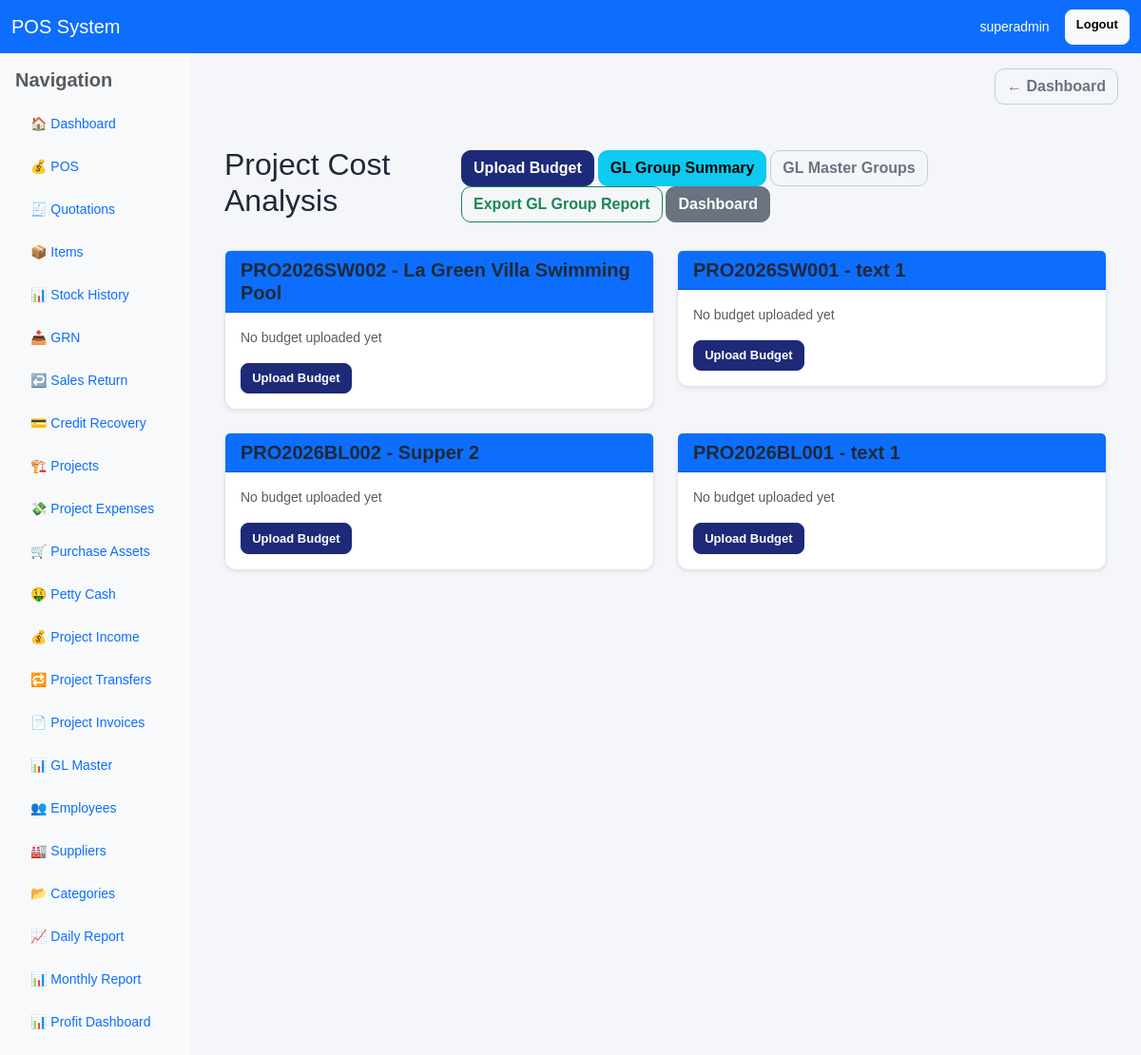
/reports/cost-analysis/ (signed in), run on an earlier commit of the app's database.
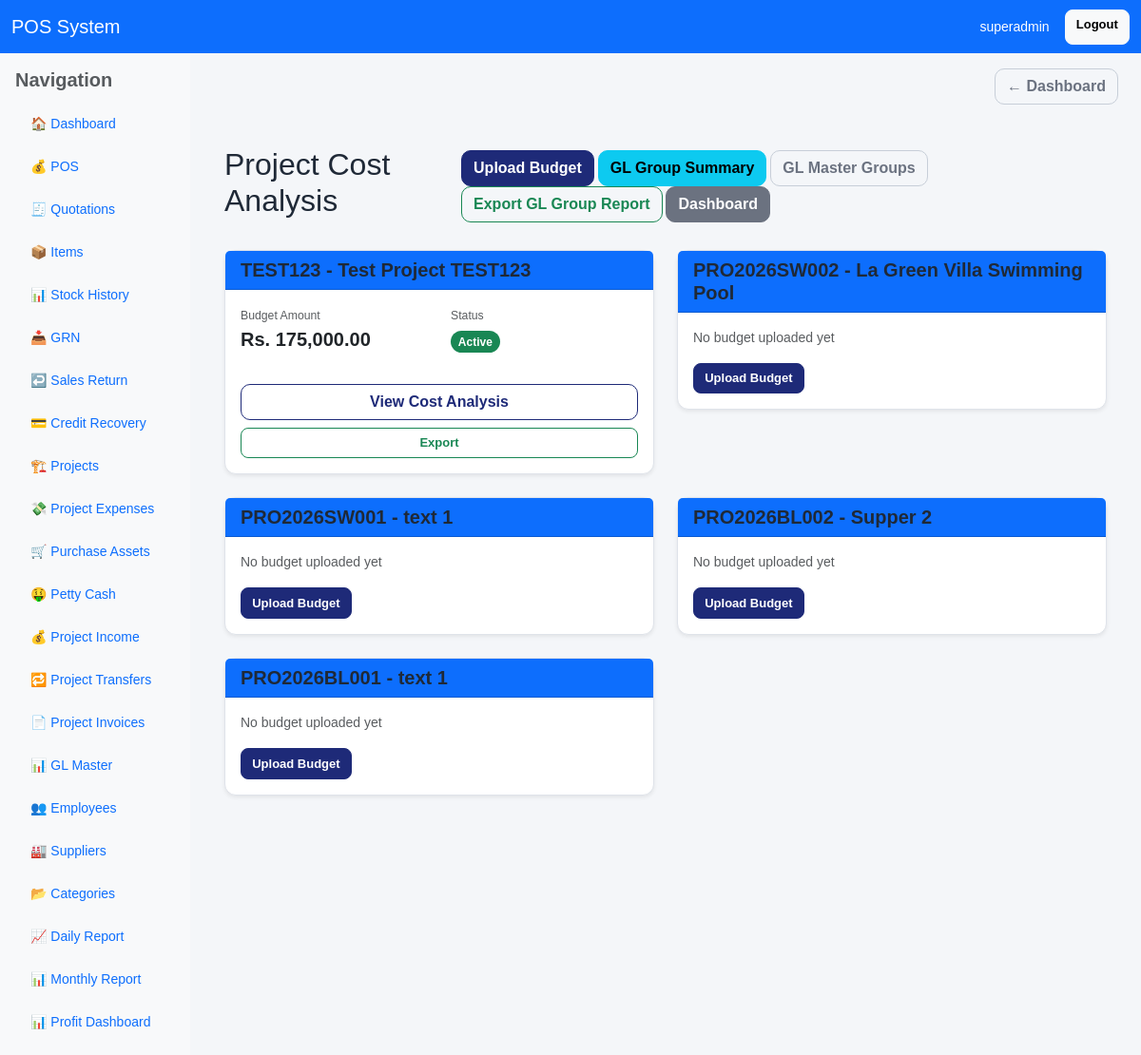
And on a later commit of the database.
### pos/models.py (models this page shows, shortened)
class Project(models.Model):
    PROJECT_TYPE_CHOICES = [
        ("SW", "Swimming Pool"),
        ("BL", "Building"),
        ("EL", "Electrical"),
        ("OT", "Other"),
    ]
    STATUS_CHOICES = [
        ("ongoing", "Ongoing"),
        ("completed", "Completed"),
        ("cancelled", "Cancelled"),
    ]
    project_id = models.CharField(max_length=30, unique=True)
    project_name = models.CharField(max_length=255)
    project_type = models.CharField(max_length=10, choices=PROJECT_TYPE_CHOICES)
    client_name = models.CharField(max_length=255, blank=True, null=True)
    location = models.CharField(max_length=255, blank=True, null=True)
    estimated_value = models.DecimalField(max_digits=14, decimal_places=2, default=0)
    status = models.CharField(max_length=20, choices=STATUS_CHOICES, default="ongoing")
    is_active = models.BooleanField(default=True)
    created_by = models.ForeignKey(User, on_delete=models.SET_NULL, null=True, blank=True, related_name="created_projects")
    updated_by = models.ForeignKey(User, on_delete=models.SET_NULL, null=True, blank=True, related_name="updated_projects")
    created_at = models.DateTimeField(auto_now_add=True)
    class Meta:
        ordering = ["-id"]

class ProjectBudget(models.Model):
    STATUS_CHOICES = [
        ('draft', 'Draft'),
        ('active', 'Active'),
        ('archived', 'Archived'),
    ]
    project = models.OneToOneField(
        Project,
        on_delete=models.CASCADE,
        related_name='budget'
    )
    budget_date = models.DateField(default=timezone.now)
    status = models.CharField(max_length=20, choices=STATUS_CHOICES, default='draft')
    total_budget_amount = models.DecimalField(max_digits=14, decimal_places=2, default=0)
    notes = models.TextField(blank=True, null=True)
    created_by = models.ForeignKey(
        User,
        on_delete=models.SET_NULL,
        null=True,
        blank=True,
        related_name='created_budgets'
    )
    created_at = models.DateTimeField(auto_now_add=True)
    updated_at = models.DateTimeField(auto_now=True)
    class Meta:
        ordering = ['-created_at']

### pos/cost_analysis_views.py (the view)
# urls.py: path('reports/cost-analysis/', cost_analysis_views.project_cost_analysis_list, name='project_cost_analysis_list'),
@login_required
@require_http_methods(["GET"])
def project_cost_analysis_list(request):
    if not has_cost_analysis_permission(request.user):
        messages.error(request, 'You do not have permission to access cost analysis')
        return redirect('dashboard')
    projects = Project.objects.filter(is_active=True).prefetch_related('budget')
    context = {
        'projects': projects,
        'page_title': 'Project Cost Analysis'
    }
    return render(request, 'pos/cost_analysis_list.html', context)

### pos/cost_analysis_views.py (called while the page is built)
def has_cost_analysis_permission(user):
    return user.is_superuser or user.is_staff or user.groups.filter(
        name__in=['Finance Manager', 'Project Manager', 'Owner']
    ).exists()

### pos/templatetags/currency_filters.py (called while the page is built)
@register.filter
def money(value):
    try:
        if value in (None, ""):
            value = Decimal("0")
        value = Decimal(str(value))
        symbol = getattr(settings, 'CURRENCY_SYMBOL', '$')
        return f"{symbol} {value:,.2f}"
    except (InvalidOperation, ValueError, TypeError):
        symbol = getattr(settings, 'CURRENCY_SYMBOL', '$')
        return f"{symbol} 0.00"

### pos/templates/pos/cost_analysis_list.html (shortened to what this page needs)
{% extends 'base.html' %}
{% load currency_filters %}
{% block content %}
<div class="container-fluid mt-4">
    <div class="d-flex justify-content-between align-items-center mb-4">
        <h2>Project Cost Analysis</h2>
        <div>
            <a href="{% url 'budget_upload' %}" class="btn btn-primary">
                 Upload Budget
            </a>
            <a href="{% url 'cost_analysis_by_gl_group' %}" class="btn btn-info">
                 GL Group Summary
            </a>
            <a href="{% url 'gl_master_group_report' %}" class="btn btn-outline-secondary">
                 GL Master Groups
            </a>
            <a href="{% url 'gl_group_project_report' %}" class="btn btn-outline-success">
                 Export GL Group Report
            </a>
            <a href="{% url 'dashboard' %}" class="btn btn-secondary">
                 Dashboard
            </a>
        </div>
    </div>
    <div class="row">
        {% for project in projects %}
        <div class="col-md-6 mb-4">
            <div class="card shadow-sm">
                <div class="card-header bg-primary text-white">
                    <h5 class="mb-0">{{ project.project_id }} - {{ project.project_name }}</h5>
                </div>
                <div class="card-body">
                    {% if project.budget %}
                        <div class="row mb-3">
                            <div class="col-md-6">
                                <small class="text-muted">Budget Amount</small>
                                <p class="fs-5 fw-bold">{{ project.budget.total_budget_amount|money }}</p>
                            </div>
                            <div class="col-md-6">
                                <small class="text-muted">Status</small>
                                <p class="fs-5">
                                    <span class="badge bg-{% if project.budget.status == 'active' %}success{% else %}warning{% endif %}">
                                        {{ project.budget.get_status_display }}
                                    </span>
                                </p>
                            </div>
                        </div>
                        <div class="d-grid gap-2">
                            <a href="{% url 'project_cost_analysis_detail' project.id %}" class="btn btn-outline-primary">
                                 View Cost Analysis
                            </a>
                            <a href="{% url 'project_cost_analysis_detail' project.id %}?export=true" class="btn btn-outline-success btn-sm">
                                 Export
                            </a>
                        </div>
                    {% else %}
                        <p class="text-muted mb-3">No budget uploaded yet</p>
                        <a href="{% url 'budget_upload' %}" class="btn btn-primary btn-sm">
                             Upload Budget
                        </a>
                    {% endif %}
                </div>
            </div>
        </div>
        {% empty %}
        <div class="col-12">
            <div class="alert alert-info">
                <i class="fas fa-info-circle"></i> No active projects found.
            </div>
        </div>
        {% endfor %}
    </div>
</div>
{% endblock %}

What changed in the data, as far as the page shows it:
added Project: project_id "TEST123", project_name "Test Project TEST123", budget.total_budget_amount "Rs. 175,000.00", budget.status "Active"
